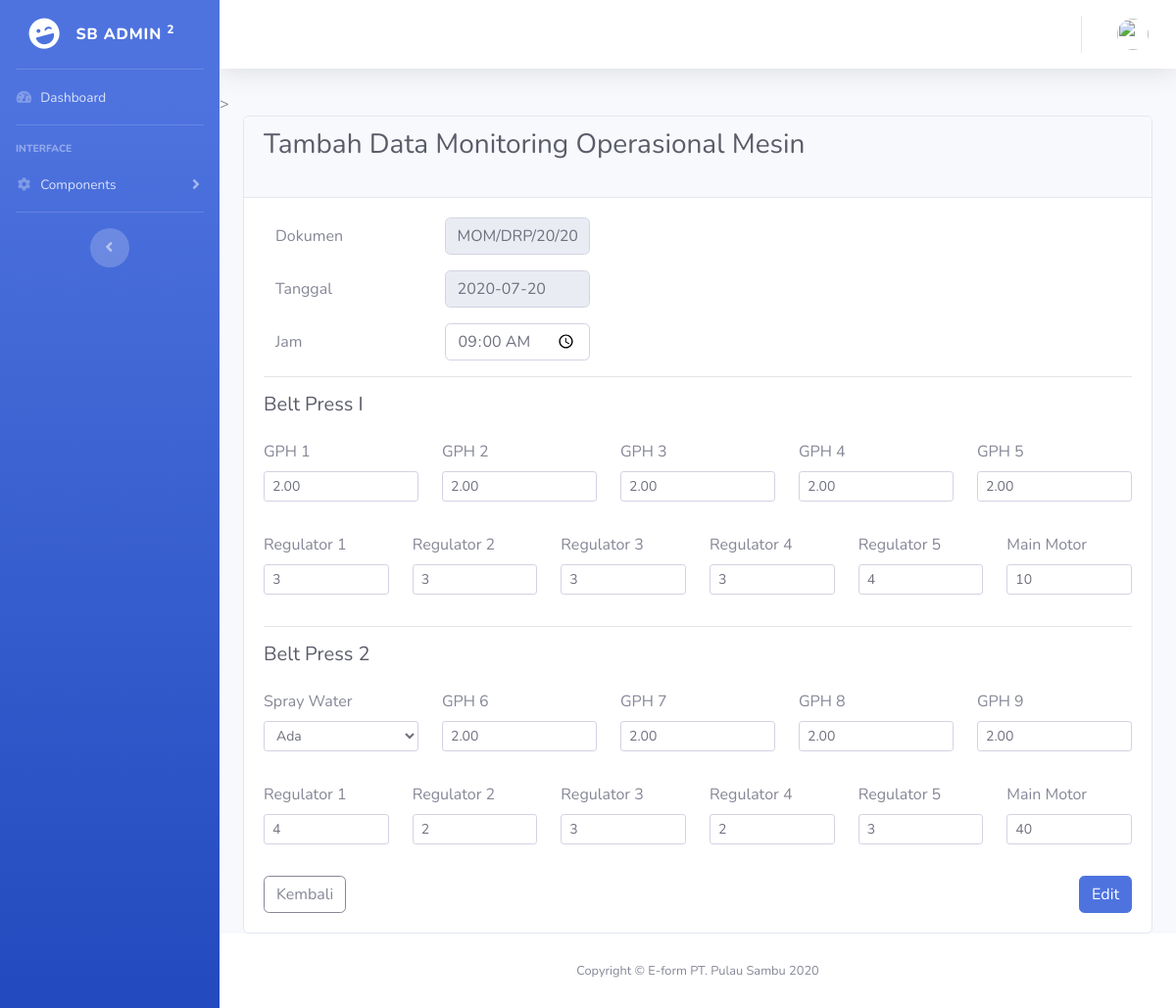
The app's page /dashboard/edit/8, older data.
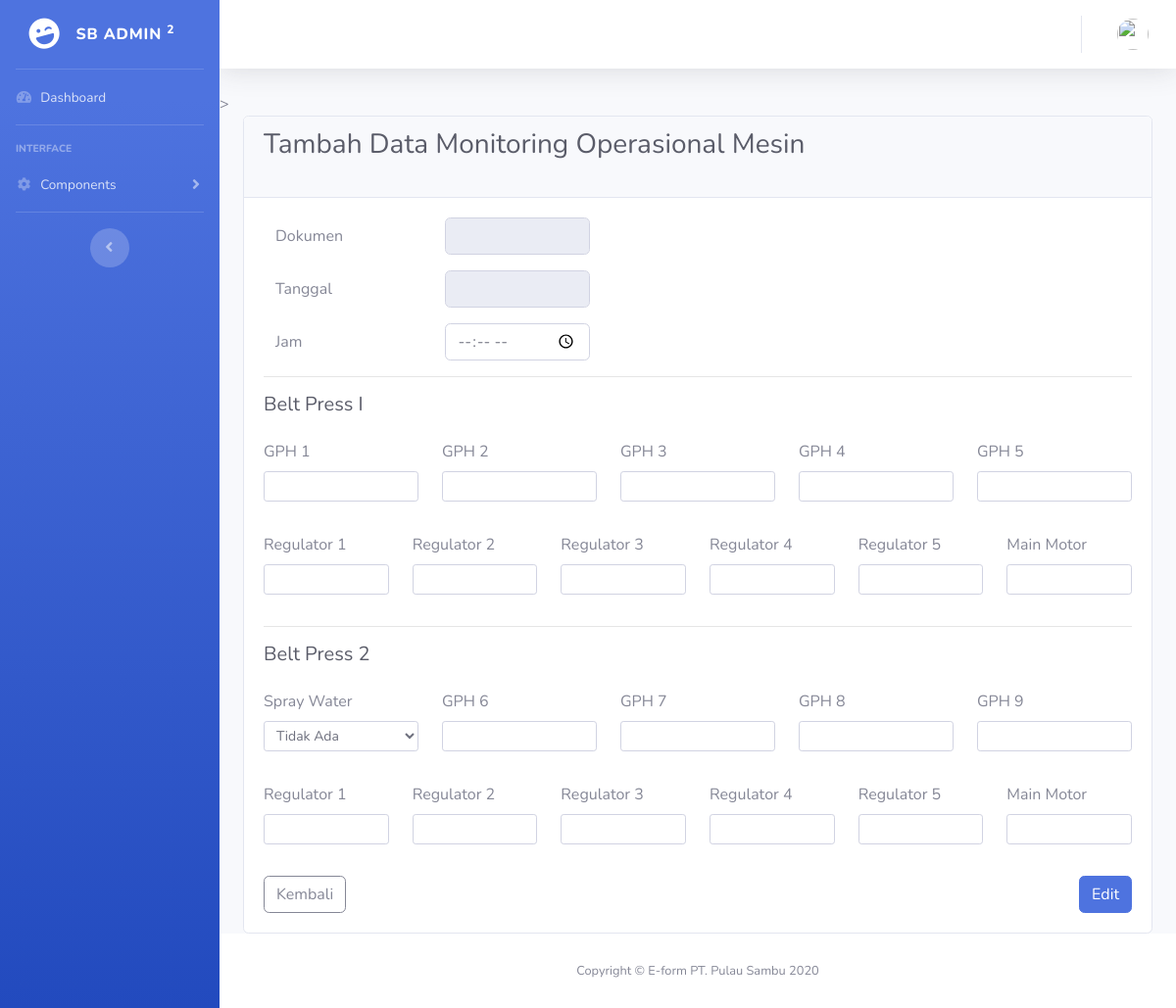
The same page, newer data.
### tables this page shows
CREATE TABLE `momitoringmom` (
  `id_mom` int(11) NOT NULL,
  `header_id` int(11) NOT NULL,
  `jam` time NOT NULL,
  `gph1` float(3,2) NOT NULL,
  `gph2` float(3,2) NOT NULL,
  `gph3` float(3,2) NOT NULL,
  `gph4` float(3,2) NOT NULL,
  `gph5` float(3,2) NOT NULL,
  `regulator1_bp1` int(11) NOT NULL,
  `regulator2_bp1` int(11) NOT NULL,
  `regulator3_bp1` int(11) NOT NULL,
  `regulator4_bp1` int(11) NOT NULL,
  `regulator5_bp1` int(11) NOT NULL,
  `mainMotor_bp1` int(11) NOT NULL,
  `sprayWater` tinyint(1) NOT NULL,
  `gph6` float(3,2) NOT NULL,
  `gph7` float(3,2) NOT NULL,
  `gph8` float(3,2) NOT NULL,
  `gph9` float(3,2) NOT NULL,
  `regulator1_bp2` int(11) NOT NULL,
  `regulator2_bp2` int(11) NOT NULL,
  `regulator3_bp2` int(11) NOT NULL,
  `regulator4_bp2` int(11) NOT NULL,
  `regulator5_bp2` int(11) NOT NULL,
  `mainMotor_bp2` int(11) NOT NULL
);

CREATE TABLE `header` (
  `id_header` int(11) NOT NULL,
  `doc` varchar(128) NOT NULL,
  `date` date NOT NULL,
  `createdBy` int(11) NOT NULL,
  `createdDate` varchar(128) NOT NULL,
  `updatedBy` int(11) DEFAULT NULL,
  `updatedDate` varchar(128) DEFAULT NULL
);

### application/controllers/Dashboard.php (called while the page is built, shortened)
<?php
class Dashboard extends CI_Controller
{
     public function edit($id_mom)
     {
          $data['title'] = 'Edit MOM';
          $data['user'] = $this->dashboard_model->getSession();
          $data['momitoringmom'] = $this->dashboard_model->getIdMom($id_mom);
          $this->form_validation->set_rules('jam', 'Jam', 'required', ['required' => 'Data kosong!']);
          $this->form_validation->set_rules('gph1', 'GPH 1', 'required', ['required' => 'Data kosong!']);
          $this->form_validation->set_rules('gph2', 'GPH 2', 'required', ['required' => 'Data kosong!']);
          $this->form_validation->set_rules('gph3', 'GPH 3', 'required', ['required' => 'Data kosong!']);
          $this->form_validation->set_rules('gph4', 'GPH 4', 'required', ['required' => 'Data kosong!']);
          $this->form_validation->set_rules('gph5', 'GPH 5', 'required', ['required' => 'Data kosong!']);
          $this->form_validation->set_rules('regulator1_bp1', 'Regulator 1', 'required', ['required' => 'Data kosong!']);
          $this->form_validation->set_rules('regulator2_bp1', 'Regulator 2', 'required', ['required' => 'Data kosong!']);
          $this->form_validation->set_rules('regulator3_bp1', 'Regulator 3', 'required', ['required' => 'Data kosong!']);
          $this->form_validation->set_rules('regulator4_bp1', 'Regulator 4', 'required', ['required' => 'Data kosong!']);
          $this->form_validation->set_rules('regulator5_bp1', 'Regulator 5', 'required', ['required' => 'Data kosong!']);
          $this->form_validation->set_rules('mainMotor_bp1', 'Main Motor', 'required', ['required' => 'Data kosong!']);
          $this->form_validation->set_rules('sprayWater', 'Spray Water', 'required', ['required' => 'Data kosong!']);
          $this->form_validation->set_rules('gph6', 'GPH 6', 'required', ['required' => 'Data kosong!']);
          $this->form_validation->set_rules('gph7', 'GPH 7', 'required', ['required' => 'Data kosong!']);
          $this->form_validation->set_rules('gph8', 'GPH 8', 'required', ['required' => 'Data kosong!']);
          $this->form_validation->set_rules('gph9', 'GPH 9', 'required', ['required' => 'Data kosong!']);
          $this->form_validation->set_rules('regulator1_bp2', 'Regulator 1', 'required', ['required' => 'Data kosong!']);
          $this->form_validation->set_rules('regulator2_bp2', 'Regulator 2', 'required', ['required' => 'Data kosong!']);
          $this->form_validation->set_rules('regulator3_bp2', 'Regulator 3', 'required', ['required' => 'Data kosong!']);
          $this->form_validation->set_rules('regulator4_bp2', 'Regulator 4', 'required', ['required' => 'Data kosong!']);
          $this->form_validation->set_rules('regulator5_bp2', 'Regulator 5', 'required', ['required' => 'Data kosong!']);
          $this->form_validation->set_rules('mainMotor_bp2', 'Main Motor', 'required', ['required' => 'Data kosong!']);
          if ($this->form_validation->run() == false) {
               $this->load->view('tampilan/header', $data);
               $this->load->view('tampilan/navbar', $data);
               $this->load->view('tampilan/topbar', $data);
               $this->load->view('dashboard/edit', $data);
               $this->load->view('tampilan/footer');
          }
     }
}

### index.php (called while the page is built, shortened)
<?php
require_once BASEPATH.'core/CodeIgniter.php';

### application/models/Dashboard_model.php (called while the page is built, shortened)
<?php
class Dashboard_model extends CI_Model
{
     public function getIdMom($id_mom)
     {
          $this->db->select('*', 'header.doc', 'header.date', 'header.id');
          $this->db->from('header');
          $this->db->join('momitoringmom', 'momitoringmom.header_id = header.id_header');
          $this->db->where('momitoringmom.id_mom', $id_mom);
          return $this->db->get()->row_array();
     }
}

### application/views/dashboard/edit.php (the view, shortened to what the changed rows need)
<div class="container-fluid">
     <div class="card">
          <div class="card-header">
               <h1 class="h3 mb-4 text-gray-800">Tambah Data Monitoring Operasional Mesin</h1>
          </div>
          <div class="card-body">
               <form action="" method="POST">
                    <div class="form-group">
                         <div class="form-group row col-5">
                              <div class="col-sm">
                                   <input type="text" readonly class="form-control" id="doc" name="doc" value="<?= $momitoringmom['doc']; ?>">
                              </div>
                         </div>
                         <div class="form-group row col-5">
                              <div class="col-sm">
                                   <input type="text" readonly class="form-control" id="date" name="date" value="<?= $momitoringmom['date']; ?>">
                              </div>
                         </div>
                         <div class="form-group row col-5">
                              <div class="col-sm">
                                   <input type="time" class="form-control" id="jam" name="jam" value="<?= $momitoringmom['jam']; ?>">
                              </div>
                         </div>
                    </div>
                    <div class="form-group row">
                         <div class="form-group col-sm">
                              <label for="gph1">GPH 1</label>
                              <input type="number" step="0.1" min="1.8" max="4.0" class="form-control form-control-sm" id="gph1" name="gph1" value="<?= $momitoringmom['gph1']; ?>">
                         </div>
                         <div class="form-group col-sm">
                              <label for="gph2">GPH 2</label>
                              <input type="number" step="0.1" min="1.8" max="4.0" class="form-control form-control-sm" id="gph2" name="gph2" value="<?= $momitoringmom['gph2']; ?>">
                         </div>
                         <div class="form-group col-sm">
                              <label for="gph3">GPH 3</label>
                              <input type="number" step="0.1" min="1.8" max="4.0" class="form-control form-control-sm" id="gph3" name="gph3" value="<?= $momitoringmom['gph3']; ?>">
                         </div>
                         <div class="form-group col-sm">
                              <label for="gph4">GPH 4</label>
                              <input type="number" step="0.1" min="1.8" max="4.0" class="form-control form-control-sm" id="gph4" name="gph4" value="<?= $momitoringmom['gph4']; ?>">
                         </div>
                         <div class="form-group col-sm">
                              <label for="gph5">GPH 5</label>
                              <input type="number" step="0.1" min="1.8" max="4.0" class="form-control form-control-sm" id="gph5" name="gph5" value="<?= $momitoringmom['gph5']; ?>">
                         </div>
                    </div>
                    <div class="form-group row">
                         <div class="form-group col-sm">
                              <label for="regulator1_bp1">Regulator 1</label>
                              <input type="number" min="1" max="6" class="form-control form-control-sm" id="regulator1_bp1" name="regulator1_bp1" value="<?= $momitoringmom['regulator1_bp1']; ?>">
                         </div>
                         <div class="form-group col-sm">
                              <label for="regulator2_bp1">Regulator 2</label>
                              <input type="number" min="1" max="6" class="form-control form-control-sm" id="regulator2_bp1" name="regulator2_bp1" value="<?= $momitoringmom['regulator2_bp1']; ?>">
                         </div>
                         <div class="form-group col-sm">
                              <label for="regulator3_bp1">Regulator 3</label>
                              <input type="number" min="1" max="3" class="form-control form-control-sm" id="regulator3_bp1" name="regulator3_bp1" value="<?= $momitoringmom['regulator3_bp1']; ?>">
                         </div>
                         <div class="form-group col-sm">
                              <label for="regulator4_bp1">Regulator 4</label>
                              <input type="number" min="1" max="5" class="form-control form-control-sm" id="regulator4_bp1" name="regulator4_bp1" value="<?= $momitoringmom['regulator4_bp1']; ?>">
                         </div>
                         <div class="form-group col-sm">
                              <label for="regulator5_bp1">Regulator 5</label>
                              <input type="number" min="1" max="5" class="form-control form-control-sm" id="regulator5_bp1" name="regulator5_bp1" value="<?= $momitoringmom['regulator5_bp1']; ?>">
                         </div>
                         <div class="form-group col-sm">
                              <label for="mainMotor_bp1">Main Motor</label>
                              <input type="number" min="1" max="50" class="form-control form-control-sm" id="mainMotor_bp1" name="mainMotor_bp1" value="<?= $momitoringmom['mainMotor_bp1']; ?>">
                         </div>
                    </div>
                    <div class="form-group row">
                         <div class="form-group col-sm">
                              <label for="sprayWater">Spray Water</label>
                              <select class="form-control form-control-sm" id="sprayWater" name="sprayWater">
                                   <?php
                                   if ($momitoringmom['sprayWater'] == 1) echo "<option value='1' selected>Ada</option>";
                                   else echo "<option value='1'>Ada</option>";
                                   if ($momitoringmom['sprayWater'] == 0) echo "<option value='0' selected>Tidak Ada</option>";
                                   else echo "<option value='0'>Tidak Ada</option>";
                                   ?>
                              </select>
                         </div>
                         <div class="form-group col-sm">
                              <label for="gph6">GPH 6</label>
                              <input type="number" step="0.1" min="1.0" max="3.5" class="form-control form-control-sm" id="gph6" name="gph6" value="<?= $momitoringmom['gph6']; ?>">
                         </div>
                         <div class="form-group col-sm">
                              <label for="gph7">GPH 7</label>
                              <input type="number" step="0.1" min="1.0" max="3.5" class="form-control form-control-sm" id="gph7" name="gph7" value="<?= $momitoringmom['gph7']; ?>">
                         </div>
                         <div class="form-group col-sm">
                              <label for="gph8">GPH 8</label>
                              <input type="number" step="0.1" min="1.0" max="3.5" class="form-control form-control-sm" id="gph8" name="gph8" value="<?= $momitoringmom['gph8']; ?>">
                         </div>
                         <div class="form-group col-sm">
                              <label for="gph9">GPH 9</label>
                              <input type="number" step="0.1" min="1.0" max="3.5" class="form-control form-control-sm" id="gph9" name="gph9" value="<?= $momitoringmom['gph9']; ?>">
                         </div>
                    </div>
                    <div class="form-group row">
                         <div class="form-group col-sm">
                              <label for="regulator1_bp2">Regulator 1</label>
                              <input type="number" min="1" max="6" class="form-control form-control-sm" id="regulator1_bp2" name="regulator1_bp2" value="<?= $momitoringmom['regulator1_bp2']; ?>">
                         </div>
                         <div class=" form-group col-sm">
                              <label for="regulator2_bp2">Regulator 2</label>
                              <input type="number" min="1" max="6" class="form-control form-control-sm" id="regulator2_bp2" name="regulator2_bp2" value="<?= $momitoringmom['regulator2_bp2']; ?>">
                         </div>
                         <div class=" form-group col-sm">
                              <label for="regulator3_bp2">Regulator 3</label>
                              <input type="number" min="1" max="3" class="form-control form-control-sm" id="regulator3_bp2" name="regulator3_bp2" value="<?= $momitoringmom['regulator3_bp2']; ?>">
                         </div>
                         <div class=" form-group col-sm">
                              <label for="regulator4_bp2">Regulator 4</label>
                              <input type="number" min="1" max="5" class="form-control form-control-sm" id="regulator4_bp2" name="regulator4_bp2" value="<?= $momitoringmom['regulator4_bp2']; ?>">
                         </div>
                         <div class=" form-group col-sm">
                              <label for="regulator5_bp2">Regulator 5</label>
                              <input type="number" min="1" max="5" class="form-control form-control-sm" id="regulator5_bp2" name="regulator5_bp2" value="<?= $momitoringmom['regulator5_bp2']; ?>">
                         </div>
                         <div class=" form-group col-sm">
                              <label for="mainMotor_bp2">Main Motor</label>
                              <input type="number" min="1" max="50" class="form-control form-control-sm" id="mainMotor_bp2" name="mainMotor_bp2" value="<?= $momitoringmom['mainMotor_bp2']; ?>">
                         </div>
                    </div>
               </form>
          </div>
     </div>
</div>

Row changes from the older to the newer data that the page shows:
removed momitoringmom: doc "MOM/DRP/20/20", date "2020-07-20", jam "09:00:00", gph1 "2.00", gph2 "2.00", gph3 "2.00", gph4 "2.00", gph5 "2.00", regulator1_bp1 "3", regulator2_bp1 "3", regulator3_bp1 "3", regulator4_bp1 "3", regulator5_bp1 "4", mainMotor_bp1 "10", sprayWater "Ada", gph6 "2.00", gph7 "2.00", gph8 "2.00", gph9 "2.00", regulator1_bp2 "4", regulator2_bp2 "2", regulator3_bp2 "3", regulator4_bp2 "2", regulator5_bp2 "3", mainMotor_bp2 "40"
Text that changed along with them:
form field sprayWater: (not shown) → "Tidak Ada"
